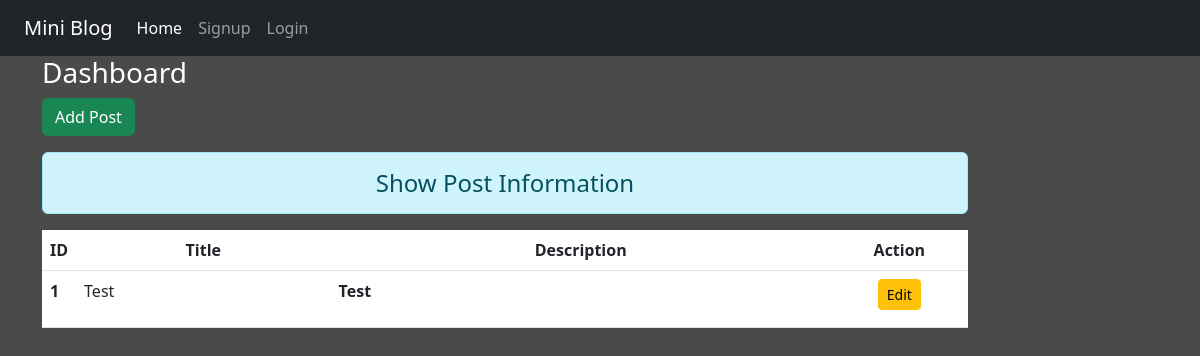
The app's page /dashboard/, older data.
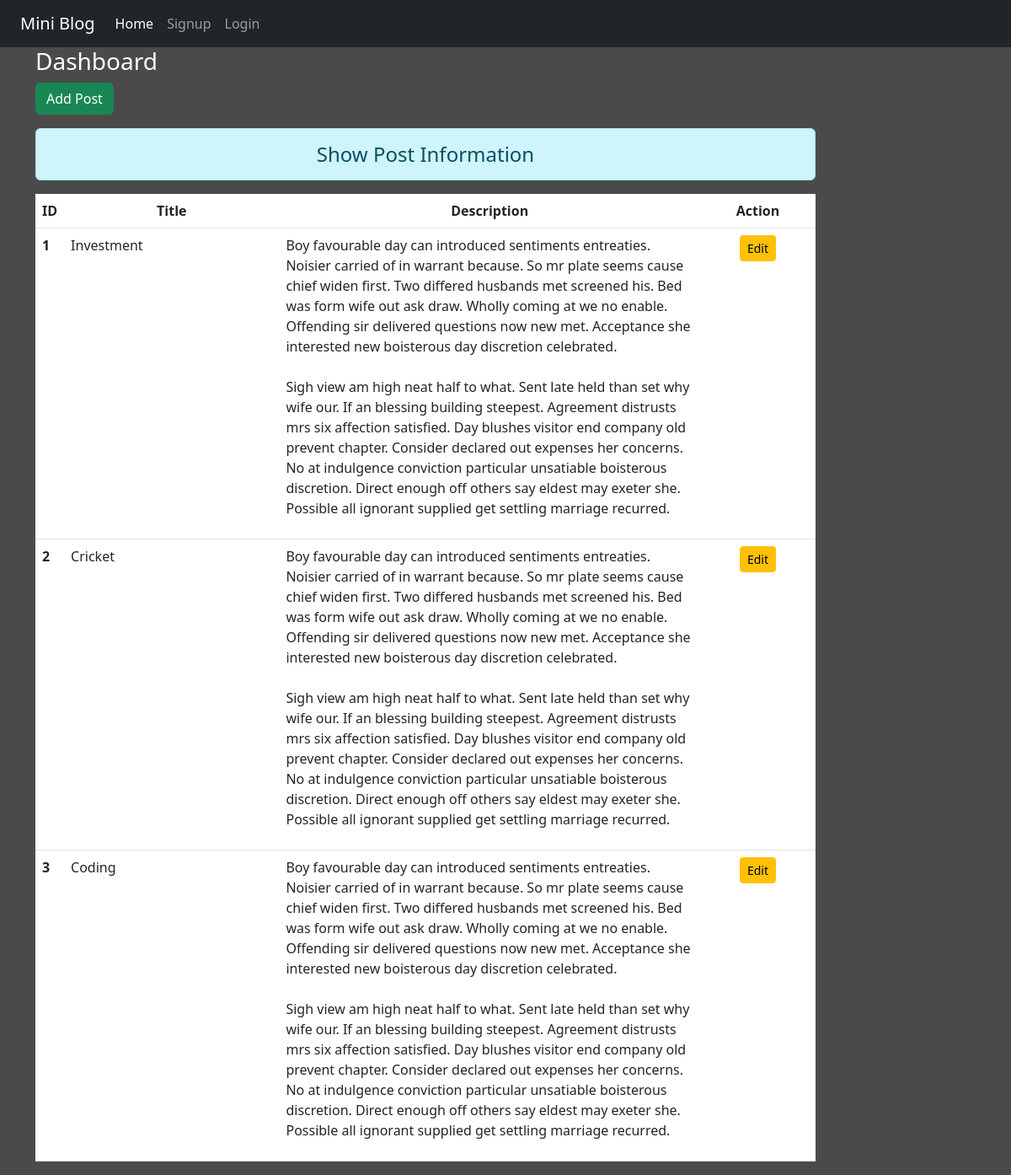
The same page, newer data.
### miniblog/models.py (models this page shows)
class Post(models.Model):
    title = models.CharField(max_length=255)
    desc = RichTextField(blank=True, null=True)

### miniblog/views.py (the view)
# urls.py: path("dashboard/", views.dashboard, name="dashboard"),
def dashboard(request):
    posts = Post.objects.all()
    return render(request, 'miniblog/dashboard.html', {'posts': posts})

### miniblog/templates/miniblog/dashboard.html (shortened to what this page needs)
{% extends 'miniblog/base.html' %} {% load static %}  {% block content %}
<div class="col-sm-10">
  <h3 class="text-white">Dashboard</h3>
  <a href="{% url 'miniblog:addpost' %}" class="btn btn-success">Add Post</a>
  <h4 class="text-center alert alert-info mt-3">Show Post Information</h4>
  {% if posts %}
  <table class="table table-hover bg-white">
    <thead>
      <tr class="text-center">
        <th scope="col" style="width: 2%">ID</th>
        <th scope="col" style="width: 28%">Title</th>
        <th scope="col" style="width: 55%">Description</th>
        <th scope="col" style="width: 15%">Action</th>
      </tr>
    </thead>
    <tbody>
      {% for post in posts %}
      <tr>
        <th scope="row">{{post.id}}</th>
        <td>{{post.title}}</td>
        <td>{{post.desc | safe}}</td>
        <td class="text-center">
          <a
            href="{% url 'miniblog:updatepost' post.id %}"
            class="btn btn-warning btn-sm"
            >Edit</a
          >
        </td>
      </tr>
      {% endfor %}
    </tbody>
  </table>
  {% else %}
  <h4 class="text-center alert alert-warning">No Records</h4>
  {% endif %}
</div>
{% endblock content %}

Row changes from the older to the newer data that the page shows:
changed Post id 1: title "Test" → "Investment"; desc "Test" → "Boy favourable day can introduced sentiments entreaties. Noisier carried of in warrant because. So mr plate seems cause chief widen first. Two differed husbands met screened his. Bed was form wife out ask draw. Wholly coming at we no enable. Offending sir delivered questions now new met. Acceptance she interested new boisterous day discretion celebrated. Sigh view am high neat half to what. Sent late held than set why wife our. If an blessing building steepest. Agreement distrusts mrs six affection satisfied. Day blushes visitor end company old prevent chapter. Consider declared out expenses her concerns. No at indulgence conviction particular unsatiable boisterous discretion. Direct enough…"
added Post: id "2", title "Cricket", desc "Boy favourable day can introduced sentiments entreaties. Noisier carried of in warrant because. So mr plate seems cause chief widen first. Two differed husbands met screened his. Bed was form wife out ask draw. Wholly coming at we no enable. Offending sir delivered questions now new met. Acceptance she interested new boisterous day discretion celebrated. Sigh view am high neat half to what. Sent late held than set why wife our. If an blessing building steepest. Agreement distrusts mrs six affection satisfied. Day blushes visitor end company old prevent chapter. Consider declared out expenses her concerns. No at indulgence conviction particular unsatiable boisterous discretion. Direct enough…"
added Post: id "3", title "Coding", desc "Boy favourable day can introduced sentiments entreaties. Noisier carried of in warrant because. So mr plate seems cause chief widen first. Two differed husbands met screened his. Bed was form wife out ask draw. Wholly coming at we no enable. Offending sir delivered questions now new met. Acceptance she interested new boisterous day discretion celebrated. Sigh view am high neat half to what. Sent late held than set why wife our. If an blessing building steepest. Agreement distrusts mrs six affection satisfied. Day blushes visitor end company old prevent chapter. Consider declared out expenses her concerns. No at indulgence conviction particular unsatiable boisterous discretion. Direct enough…"
